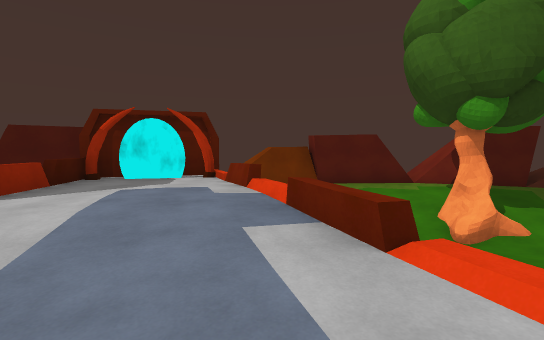
[1] (above)

22 first-person views from a walk through a scene from a Unity 3-D project. The camera is 1.5 m above the floor, tilts 4° down and sees 85° across. The floor is counted in squares, 2 m on a side. Each view is taken from the middle of a square. On the plan, view 1 faces up. The plan holds only what a view shows up to about 10 squares ahead; the rest is blank. The player is left out. Surface patterns are stand-ins for the level's own textures.

[2]
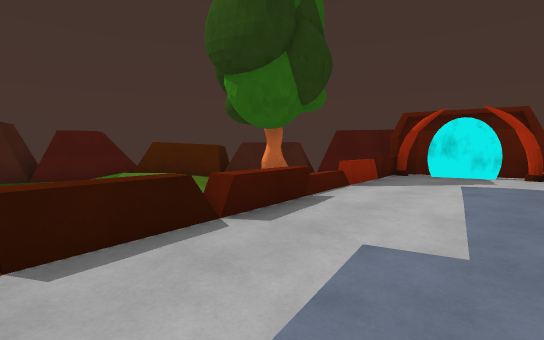

[3]
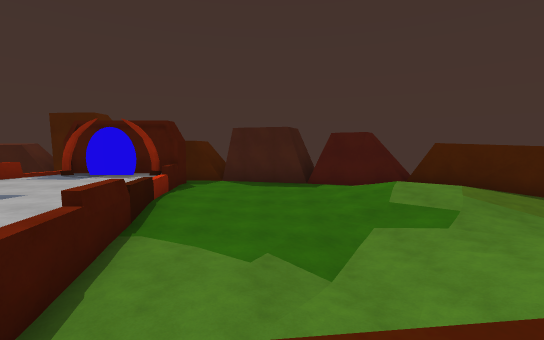

[4]
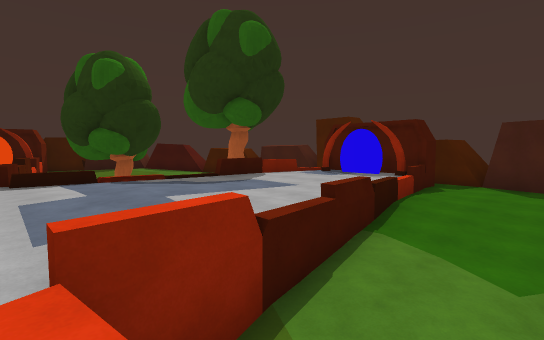

[5]
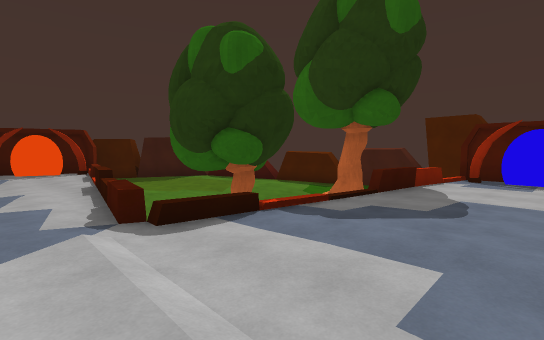

[6]
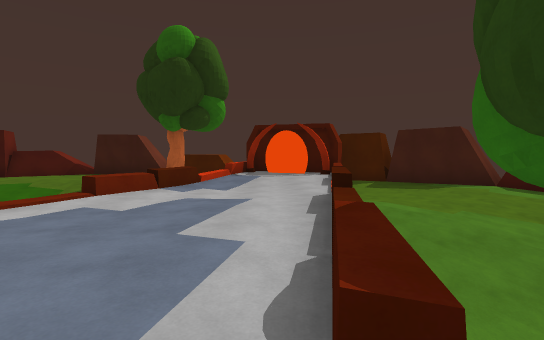

[7]
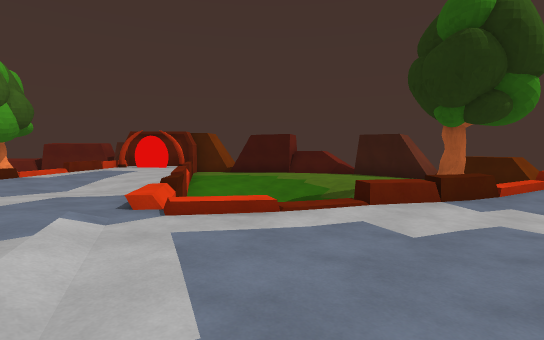

[8]
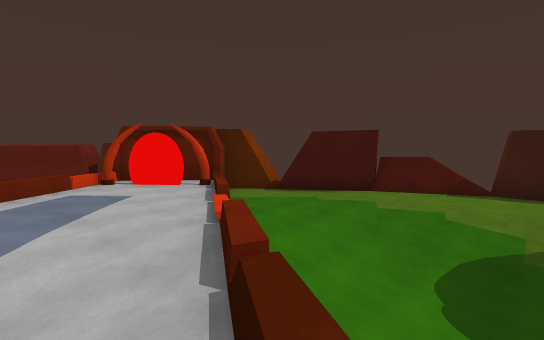

[9]
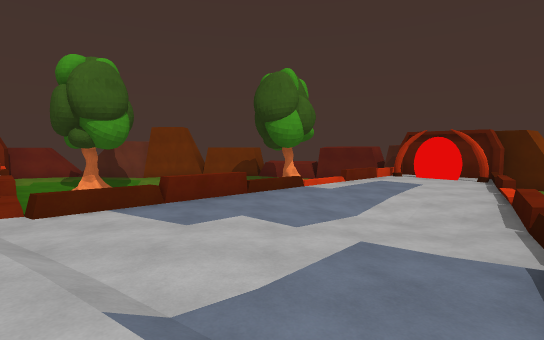

[10]
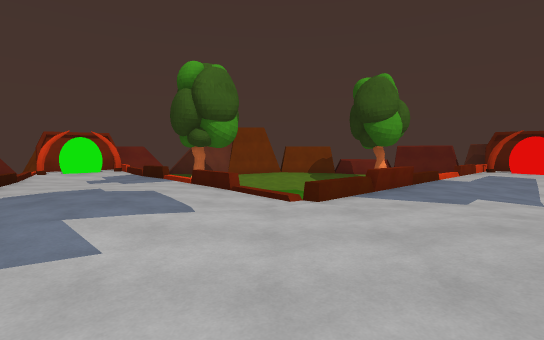

[11]
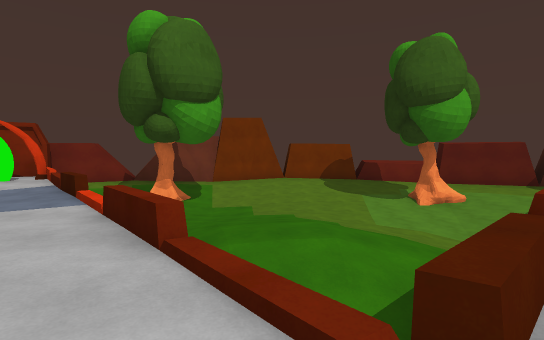

[12]
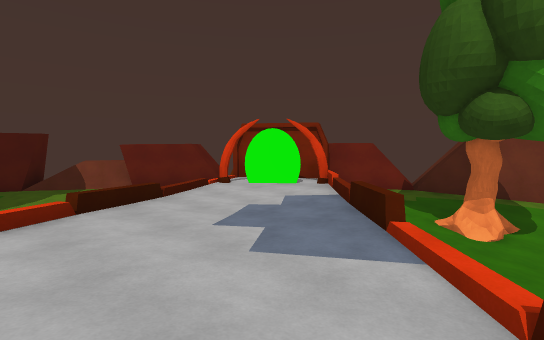

[13]
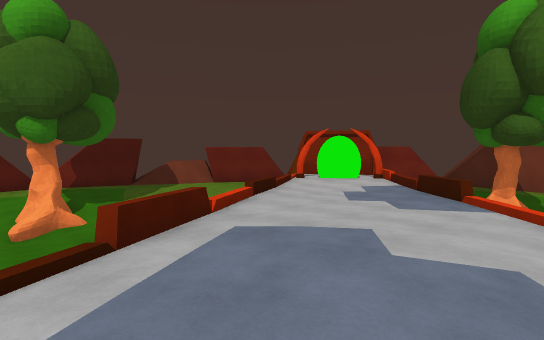

[14]
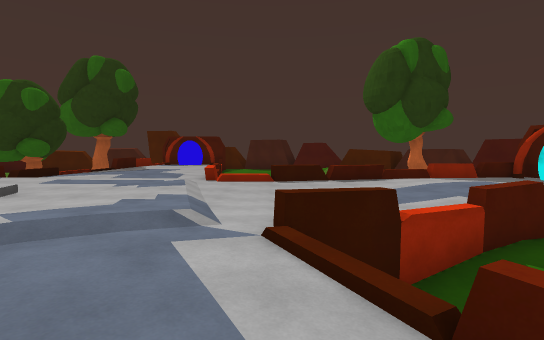

[15]
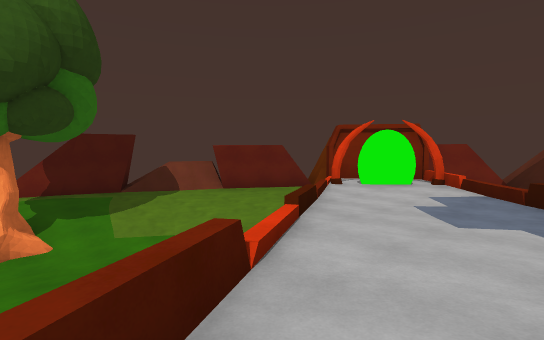

[16]
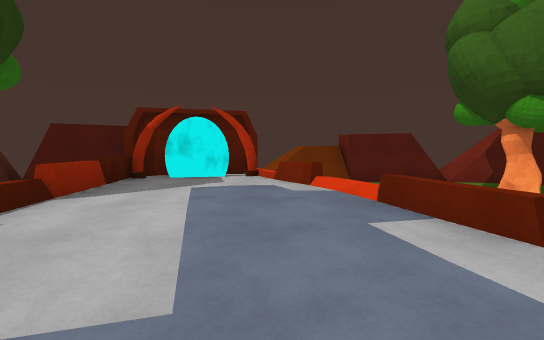

[17]
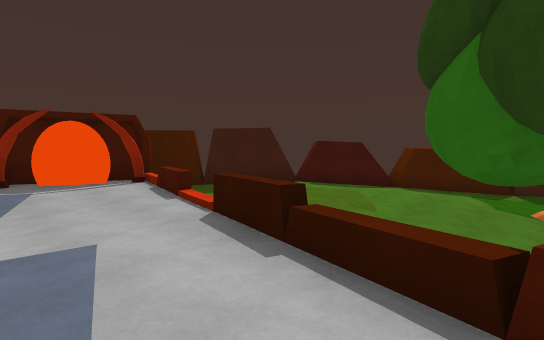

[18]
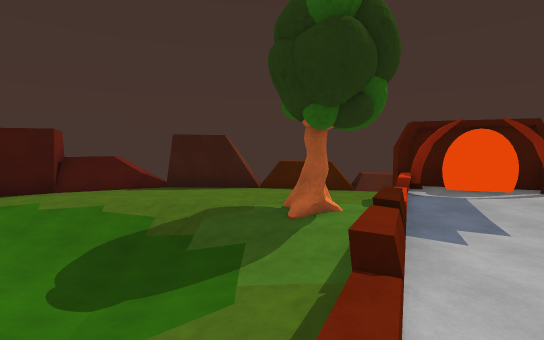

[19]
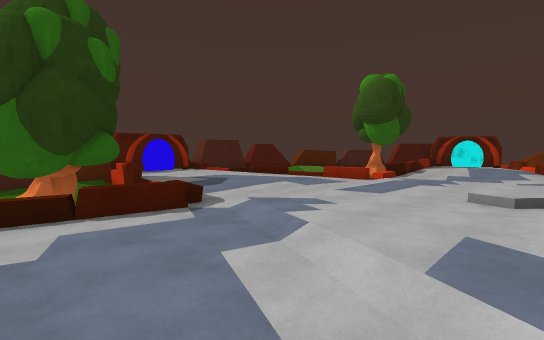

[20]
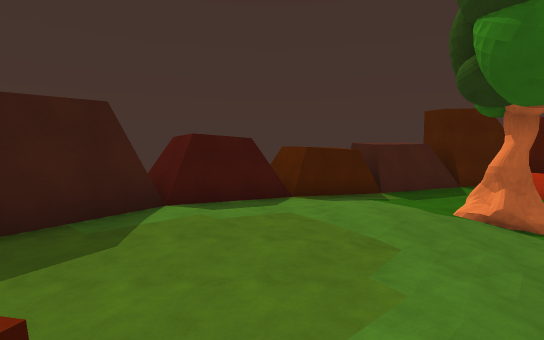

[21]
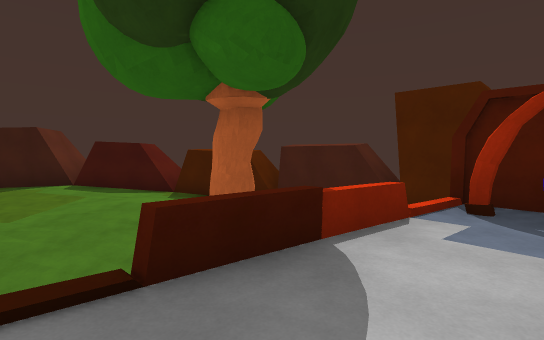

[22]
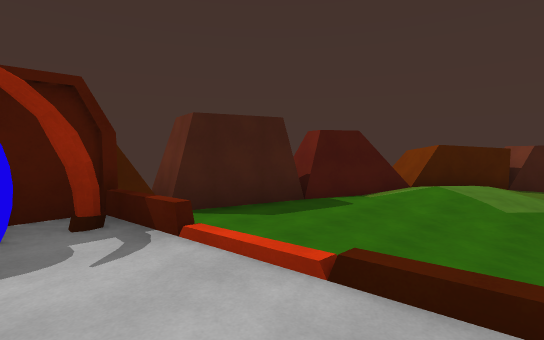

### Floor plan
Key: @ floor where view 1 was taken; # wall or solid block; x gap in a wall; . main floor; : floor 0.25 m higher than the main floor; - floor 0.25 m lower than the main floor; _ floor 0.5 m lower than the main floor; / step, stairs or slope; = window, fence, low wall or low ledge; ^ raised ledge; v drop or lower ground; T tree.
Columns run from 13 left of view 1 to 14 right of it. Each row starts with its distance up from view 1.
 10             v## ##v  #
  9             v####=vvvv
  8        #####v   vvvvvvv
  7      ###v##.v   vvvvvv##
  6     ##v  ^..=   vTvvvvv###
  5    ##vTT v...v  vvvvvvvv##
  4   ##vvTT v.::v  vvvv vvvv#
  3  ###vvv  v.::/v vv   vvv###
  2  ##vvvvv v.//.vv    v/--####
  1 ##vvvvvvvv.-/-#v  v/.----vvv
  0 ##vvvvvvvv/--@.^vv...---v vv
 -1 #vvvvvvvv /---.=/::....=vvvv
 -2 #vvvvvvvv /.-////::/..vvvTTv
 -3 #vvvvvvv/^./::::/::/.v vvvvv
 -4 ###........:::::/:./=vvvvvvv
 -5  #.....:::.::/::://vvvvvvvvv
 -6  #.....:::.:://::/=vvvvvvvvv
 -7 ##.........:::::/..^vvvvvvvv
 -8 #v vv^vv////::::/...^vvvvvvv
 -9 #vvTT  T v..//:/.....v vvvTv
-10 #vvTTvvTTv...//..-//-.vvvvT
-11 #vvvvvvTv^..-./v//__/..=vvvv
-12 #^vvvvvvv^.---v vv----..vvvv
-13   ^vvvvvvv---=v  v^=---..vv#
-14  ##vvvvvv/---^vvvvvvv-- ####
-15   ##vvvvv---/vvvvvvvvv-##
-16    ##vvvv.-/vvvvvvvvvvvv#
-17     ##vvx...vTvvvvvvvvv##
-18      ######^vTvvvvvvv###
-19            vv vvvvvv##
-20           vv=^v###vv#

Where each view was taken, in squares from view 1:
view 1: 0 up, 0 right, facing up
view 2: 1 down, 1 left, facing up-left
view 3: 1 down, 3 left, facing left
view 4: 1 down, 3 left, facing down-left
view 5: 5 down, 2 left, facing down-left
view 6: 8 down, 3 left, facing down
view 7: 9 down, 2 left, facing down-right
view 8: 11 down, 3 right, facing down-right
view 9: 9 down, 1 right, facing right
view 10: 5 down, 0 right, facing right
view 11: 5 down, 4 right, facing right
view 12: 3 down, 6 right, facing up-right
view 13: 3 down, 3 right, facing up-right
view 14: 1 down, 5 right, facing left
view 15: 1 down, 4 right, facing up-right
view 16: 0 up, 1 left, facing up
view 17: 10 down, 2 left, facing down-left
view 18: 11 down, 1 right, facing down
view 19: 11 down, 1 right, facing up-left
view 20: 14 down, 4 left, facing left
view 21: 6 down, 7 left, facing down-left
view 22: 5 down, 8 left, facing up-left
